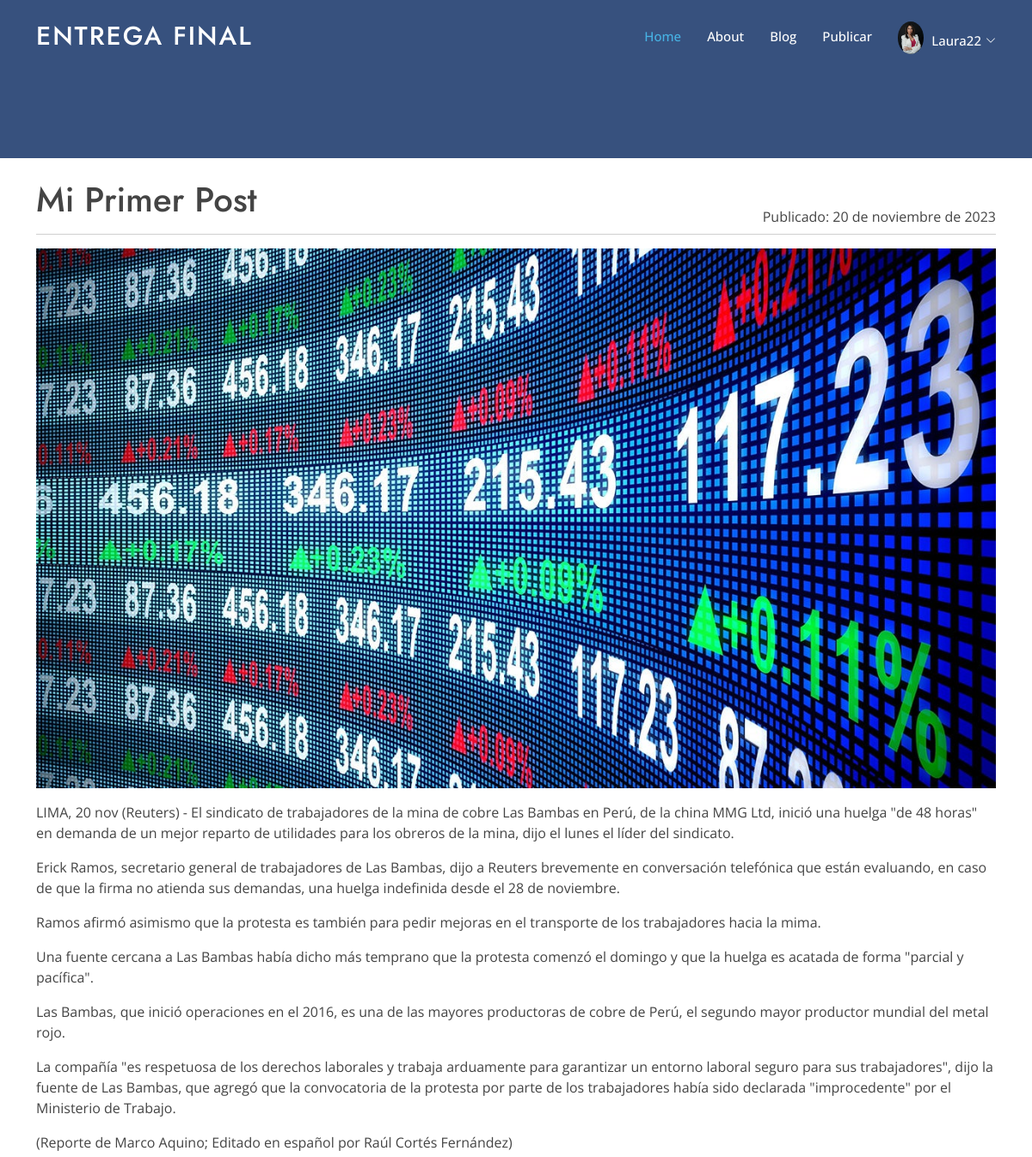
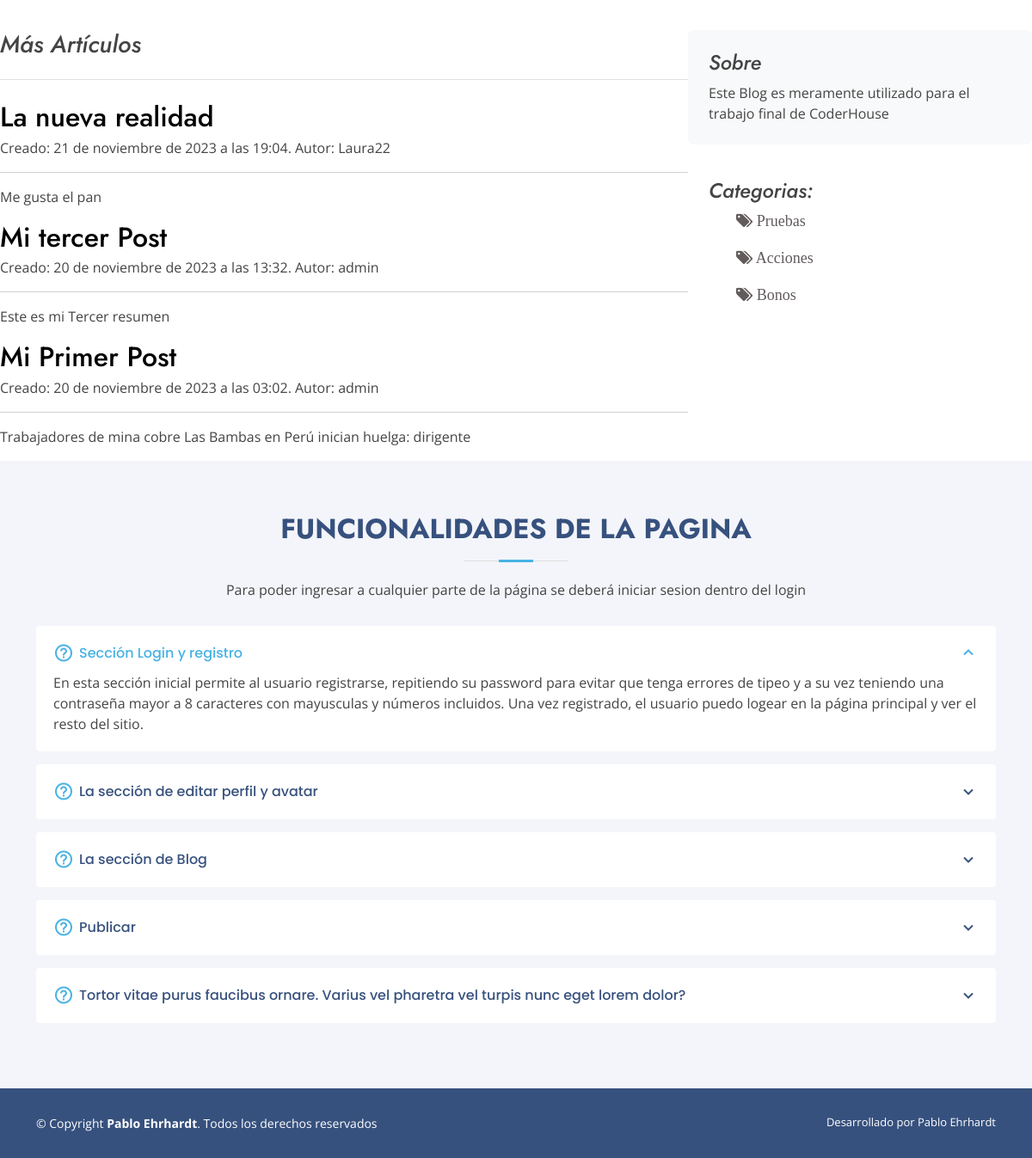
The page /Post/Post1 (signed in) on the database its author committed (2 pictures, top to bottom).
### Accounts/models.py (models this page shows, shortened)
class Avatar(models.Model):
    user = models.ForeignKey(User, on_delete=models.CASCADE)
    imagen = models.ImageField(upload_to='avatares', null=True, blank = True)

class Post (models.Model):
    titulo=models.CharField(max_length=200)
    slug=models.SlugField(unique=True)
    resumen= models.CharField (max_length=300 , default='sin resumen')
    fecha= models.DateTimeField(auto_now_add=True)
    contenido=models.TextField (max_length=10000, default='sin contenido')
    autor=models.ForeignKey(settings.AUTH_USER_MODEL, on_delete=models.PROTECT)
    categoria=models.ManyToManyField('categorias',default="Sin categoria")
    destacado= models.BooleanField(default=False)
    imagen=models.ImageField(upload_to='Blog_image', null=True , blank=True)
    now_date=models.DateTimeField(default=timezone.now)
    class meta:
        ordering= ["-fecha"] # Para que muestre los ultimos blogs creados primeros

class Categorias (models.Model):
    titulo=models.CharField(max_length=200)
    slug=models.SlugField(unique=True)
    class meta:
        verbose_name_plural= 'categorias'

### Accounts/views.py (the view)
class PostDetailView (LoginRequiredMixin,generic.DetailView):
     model=Post
     template_name= 'Accounts/post_detalle.html'
     def get_context_data(self, **kwargs):
        context= super().get_context_data(**kwargs)
        context['lista_categorias'] = Categorias.objects.all()
        context['lista_post'] = Post.objects.all().order_by('-fecha')
        return context

### Accounts/templatetags/markdown_extras.py (called while the page is built)
@register.filter()
@stringfilter #que solo permita devolver cadenas de textos
def markdown(value):
    return md.markdown(value, extensions=[
        'markdown.extensions.fenced_code',
        'markdown.extensions.toc',
    ])

### Accounts/templates/Accounts/post_detalle.html (shortened to what this page needs)
{% extends "Accounts/Padre.html" %}
{% load static %}
{% load markdown_extras %}
{% block Main %}
<section id="hero2" class="d-flex align-items-center">
</section>
{% endblock %}
{% block bloque2 %}
<div class="container-xxl bd-gutter mt-3 my-md-4 bd-layout">
  <main class="container">
      <div class="row g-5">
          <div class="col-md-12">
              <div class="row">
                  <div class="d-flex justify-content-between">
                      <h1>{{ post.titulo }}</h1>
                      <div class="align-self-end">Publicado: {{ post.fecha.date }}</div>
                  </div>
              </div>
              <hr class="d-none d-md-block my-2 mb-3 mt-2">
              {% if post.imagen %}
                  <div class="text-center">
                      <img src="{{ post.imagen.url }}" class="img-fluid" alt="imagen">
                  </div>
              {% endif %}
              <p>{{ post.contenido | markdown | safe}}</p>
          </div>
      </div>
  </main>
</div>
{% endblock %}
{% block bloque3 %}
<div class="row" style="--bs-gutter-x: auto !important;">
  <div class="col-md-8">
      <h3 class="pb-4 mb-4 fst-italic border-bottom">
          Más Artículos
      </h3>
      {% for Post in lista_post %}
          <article class="blog-post">
              <h2 class="blog-post-title mb-1">
                  <a href="{% url 'Post'  Post.slug %}" style="text-decoration: none"
                     class="text-black">
                      {{ Post.titulo}}
                  </a>
              </h2>
              <p class="blog-post-meta">Creado: {{ Post.fecha }}.  Autor: {{Post.autor}}</p>
              <hr>
              <p>{{ Post.resumen }} </p>
          </article>
      {% endfor %}
  </div>
  <div class="col-md-4">
      <div class="position-sticky" style="top: 2rem;">
          <div class="p-4 mb-3 bg-light rounded">
              <h4 class="fst-italic">Sobre</h4>
              <p class="mb-0">Este Blog es meramente utilizado para el trabajo final de CoderHouse</p>
          </div>
          <div class="p-4">
              <h4 class="fst-italic">Categorias:</h4>
              {% for Categorias in lista_categorias %}
                <ul class="categorias_list">
                  <li><a class="nav-link scrollto" href="{% url 'RCategoria'  Categorias.slug %}"><i class='fa fa-tags'></i> {{ Categorias.titulo }} </a> </li>
                </ul>
              {% endfor %}
          </div>
      </div>
  </div>
</div>
</main>
{% endblock %}

### Accounts/templates/Accounts/Padre.html (shortened to what this page needs)
<!DOCTYPE html>
<html lang="en">
<head>
  {% load static %}
  <link href="{% static 'Accounts/Page/assets/vendor/aos/aos.css' %}" rel="stylesheet">
  <link href="{% static 'Accounts/Page/assets/vendor/bootstrap/css/bootstrap.min.css' %}" rel="stylesheet">
  <link href="{% static 'Accounts/Page/assets/vendor/bootstrap-icons/bootstrap-icons.css' %}" rel="stylesheet">
  <link href="{% static 'Accounts/Page/assets/vendor/boxicons/css/boxicons.min.css' %}" rel="stylesheet">
  <link href="{% static 'Accounts/Page/assets/vendor/glightbox/css/glightbox.min.css' %}" rel="stylesheet">
  <link href="{% static 'Accounts/Page/assets/vendor/remixicon/remixicon.css' %}" rel="stylesheet">
  <link href="{% static 'Accounts/Page/assets/vendor/swiper/swiper-bundle.min.css' %}" rel="stylesheet">
  <link rel="stylesheet" type="text/css" href="{% static 'Accounts/fonts/font-awesome-4.7.0/css/font-awesome.min.css' %}">
  <link href="{% static 'Accounts/Page/assets/css/style.css' %}" rel="stylesheet">
</head>
<body>
  <header id="header" class="fixed-top ">
    <div class="container d-flex align-items-center">
      <h1 class="logo me-auto"><a href="index.html">Entrega Final </a></h1>
      <nav id="navbar" class="navbar">
        <ul>
          <li><a class="nav-link scrollto active" href="{% url 'index' %}">Home</a></li>
          <li><a class="nav-link scrollto" href="{% url 'about' %}">About</a></li>
          <li><a class="nav-link scrollto" href="{% url 'Blogs' %}">Blog</a></li>
          <li><a class="nav-link scrollto" href="{% url 'publicar' %}">Publicar</a></li>
          <li class="avatar2">
            {% if request.user.avatar_set.exists %}
            {% if request.user.avatar_set.first.imagen %}
                <img src="{{ request.user.avatar_set.first.imagen.url }}" class="rounded-circle" width="30px" alt="Avatar de {{ request.user.username }}">
            {% else %}
            <img src="{% static 'Accounts/nonavatar.png' %}" alt="user" class="rounded-circle" width="31">
            {% endif %}
        {% else %}
            <img src="{% static 'Accounts/nonavatar.png' %}" alt="user" class="rounded-circle" width="31">
        {% endif %}</li>
          <li class="dropdown scrollto"><a href="#" class="perfil"><span>{{request.user.username}} </span> <i class="bi bi-chevron-down"></i></a>
          </li>
        </ul>
      </nav>
    </div>
  </header>
  {% block Main %}
 {% endblock %}
  <main id="main">
  {% block bloque2 %}
  {% endblock %}
    {% block bloque3 %}
    {% endblock %}
    <section id="faq" class="faq section-bg">
      <div class="container" data-aos="fade-up">
        <div class="section-title">
          <h2>Funcionalidades de la Pagina</h2>
          <p> Para poder ingresar a cualquier parte de la página se deberá iniciar sesion dentro del login</p>
        </div>
        <div class="faq-list">
          <ul>
            <li data-aos="fade-up" data-aos-delay="100">
              <i class="bx bx-help-circle icon-help"></i> <a data-bs-toggle="collapse" class="collapse" data-bs-target="#faq-list-1"> Sección Login y registro <i class="bx bx-chevron-up icon-close"></i></a>
              <div id="faq-list-1" class="collapse show" data-bs-parent=".faq-list">
                <p>
                 En esta sección inicial permite al usuario registrarse, repitiendo su password para evitar que tenga errores de tipeo y a su vez teniendo una contraseña mayor a 8 caracteres
                 con mayusculas y números incluidos. Una vez registrado, el usuario puedo logear en la página principal y ver el resto del sitio.
                </p>
              </div>
            </li>
            <li data-aos="fade-up" data-aos-delay="200">
              <i class="bx bx-help-circle icon-help"></i> <a data-bs-toggle="collapse" data-bs-target="#faq-list-2" class="collapsed">La sección de editar perfil y avatar<i class="bx bx-chevron-down icon-show"></i></a>
            </li>
            <li data-aos="fade-up" data-aos-delay="300">
              <i class="bx bx-help-circle icon-help"></i> <a data-bs-toggle="collapse" data-bs-target="#faq-list-3" class="collapsed">La sección de Blog<i class="bx bx-chevron-down icon-show"></i></a>
            </li>
            <li data-aos="fade-up" data-aos-delay="400">
              <i class="bx bx-help-circle icon-help"></i> <a data-bs-toggle="collapse" data-bs-target="#faq-list-4" class="collapsed">Publicar <i class="bx bx-chevron-down icon-show"></i></a>
            </li>
            <li data-aos="fade-up" data-aos-delay="500">
              <i class="bx bx-help-circle icon-help"></i> <a data-bs-toggle="collapse" data-bs-target="#faq-list-5" class="collapsed">Tortor vitae purus faucibus ornare. Varius vel pharetra vel turpis nunc eget lorem dolor? <i class="bx bx-chevron-down icon-show"></i></a>
            </li>
          </ul>
        </div>
      </div>
    </section>
  <footer id="footer">
    <div class="container footer-bottom clearfix">
      <div class="copyright">
        &copy; Copyright <strong><span>Pablo Ehrhardt</span></strong>. Todos los derechos reservados
      </div>
      <div class="credits">
        Desarrollado por Pablo Ehrhardt
      </div>
    </div>
  </footer>
</body>
</html>

### Accounts/static/Accounts/Page/assets/css/style.css (style rules this page uses)
body { font-family: "Open Sans", sans-serif; color: #444444; }
a { color: #47b2e4; text-decoration: none; }
.avatar2 { padding:10px 9px 6px 30px; }
.perfil { padding:10px 0px 0px 0px !important ; }
h1, h2, h3, h4, h5, h6 { font-family: "Jost", sans-serif; }
.categorias_list { text-align: left !important; list-style: none !important; font-family: fst-italic !important; font-size: 18px; color:#625b5b; transition: color 0.3s ease-in-out; }
#header { transition: all 0.5s; z-index: 997; padding: 15px 0; }
#header .logo { font-size: 30px; margin: 0; padding: 0; line-height: 1; font-weight: 500; letter-spacing: 2px; text-transform: uppercase; }
#header .logo a { color: #fff; }
.navbar { padding: 0; }
.navbar ul { margin: 0; padding: 0; display: flex; list-style: none; align-items: center; }
.navbar li { position: relative; }
.navbar a, .navbar a:focus { display: flex; align-items: center; justify-content: space-between; padding: 10px 0 10px 30px; font-size: 15px; font-weight: 500; color: #fff; white-space: nowrap; transition: 0.3s; }
.navbar a i, .navbar a:focus i { font-size: 12px; line-height: 0; margin-left: 5px; }
.navbar a:hover, .navbar .active, .navbar .active:focus, .navbar li:hover>a { color: #47b2e4; }
#hero2 { width: 100%; height: 23vh; background: #37517e; }
section { padding: 60px 0; overflow: hidden; }
.section-bg { background-color: #f3f5fa; }
.section-title { text-align: center; padding-bottom: 30px; }
.section-title h2 { font-size: 32px; font-weight: bold; text-transform: uppercase; margin-bottom: 20px; padding-bottom: 20px; position: relative; color: #37517e; }
.section-title h2::before { content: ""; position: absolute; display: block; width: 120px; height: 1px; background: #ddd; bottom: 1px; left: calc(50% - 60px); }
.section-title h2::after { content: ""; position: absolute; display: block; width: 40px; height: 3px; background: #47b2e4; bottom: 0; left: calc(50% - 20px); }
.section-title p { margin-bottom: 0; }
.faq .faq-list { padding: 0 100px; }
.faq .faq-list ul { padding: 0; list-style: none; }
.faq .faq-list li+li { margin-top: 15px; }
.faq .faq-list li { padding: 20px; background: #fff; border-radius: 4px; position: relative; }
.faq .faq-list a { display: block; position: relative; font-family: "Poppins", sans-serif; font-size: 16px; line-height: 24px; font-weight: 500; padding: 0 30px; outline: none; cursor: pointer; }
.faq .faq-list .icon-help { font-size: 24px; position: absolute; right: 0; left: 20px; color: #47b2e4; }
.faq .faq-list .icon-show, .faq .faq-list .icon-close { font-size: 24px; position: absolute; right: 0; top: 0; }
.faq .faq-list p { margin-bottom: 0; padding: 10px 0 0 0; }
.faq .faq-list .icon-show { display: none; }
.faq .faq-list a.collapsed { color: #37517e; transition: 0.3s; }
.faq .faq-list a.collapsed .icon-show { display: inline-block; }
@media (max-width: 1200px) { .faq .faq-list { padding: 0; } }
#footer { font-size: 14px; background: #37517e; }
#footer .footer-bottom { padding-top: 30px; padding-bottom: 30px; color: #fff; }
#footer .copyright { float: left; }
#footer .credits { float: right; font-size: 13px; }

### rows shown on the page
Post: titulo "Mi Primer Post", fecha "20 de noviembre de 2023", imagen (picture), contenido "LIMA, 20 nov (Reuters) - El sindicato de trabajadores de la mina de cobre Las Bambas en Perú, de la china MMG Ltd, inició una huelga \"de 48 horas\" en demanda de un mejor reparto de utilidades para los obreros de la mina, dijo el lunes el líder del sindicato. Erick Ramos, secretario general de trabajadores de Las Bambas, dijo a Reuters brevemente en conversación telefónica que están evaluando, en caso de que la firma no atienda sus demandas, una huelga indefinida desde el 28 de noviembre. Ramos afirmó asimismo que la protesta es también para pedir mejoras en el transporte de los trabajadores hacia la mima. Una fuente cercana a Las Bambas había dicho más temprano que la protesta comenzó el…", fecha "20 de noviembre de 2023 a las 03:02", autor "admin", resumen "Trabajadores de mina cobre Las Bambas en Perú inician huelga: dirigente"
Post: titulo "La nueva realidad", fecha "21 de noviembre de 2023 a las 19:04", autor "Laura22", resumen "Me gusta el pan"
Post: titulo "Mi tercer Post", fecha "20 de noviembre de 2023 a las 13:32", autor "admin", resumen "Este es mi Tercer resumen"
Categorias: titulo "Pruebas"
Categorias: titulo "Acciones"
Categorias: titulo "Bonos"

### other values the page prints
{{ request.user.username }} "Laura22"
